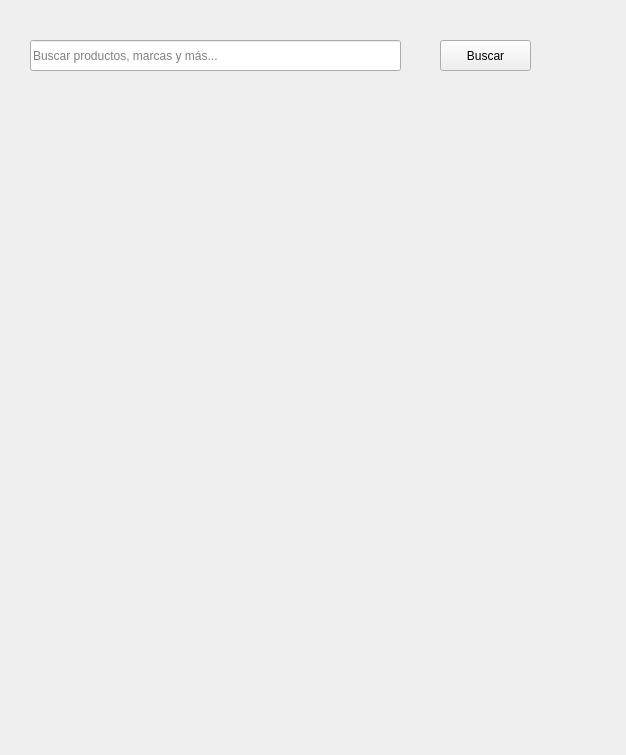
<?xml version="1.0" encoding="UTF-8"?>
<ui version="4.0">
 <class>VentanaMeli</class>
 <widget class="QWidget" name="VentanaMeli">
  <property name="geometry">
   <rect>
    <x>0</x>
    <y>0</y>
    <width>626</width>
    <height>755</height>
   </rect>
  </property>
  <property name="windowTitle">
   <string>Busqueda MercadoLibre</string>
  </property>
  <property name="windowIcon">
   <iconset>
    <normaloff>logoMeli.png</normaloff>logoMeli.png</iconset>
  </property>
  <widget class="QLineEdit" name="leBuscar">
   <property name="geometry">
    <rect>
     <x>30</x>
     <y>40</y>
     <width>371</width>
     <height>31</height>
    </rect>
   </property>
   <property name="placeholderText">
    <string>Buscar productos, marcas y más...</string>
   </property>
  </widget>
  <widget class="QPushButton" name="pbBuscar">
   <property name="geometry">
    <rect>
     <x>440</x>
     <y>40</y>
     <width>91</width>
     <height>31</height>
    </rect>
   </property>
   <property name="text">
    <string>Buscar</string>
   </property>
  </widget>
  <widget class="Producto" name="producto1" native="true">
   <property name="geometry">
    <rect>
     <x>40</x>
     <y>110</y>
     <width>211</width>
     <height>201</height>
    </rect>
   </property>
  </widget>
  <widget class="Producto" name="producto2" native="true">
   <property name="geometry">
    <rect>
     <x>350</x>
     <y>110</y>
     <width>211</width>
     <height>201</height>
    </rect>
   </property>
  </widget>
  <widget class="Producto" name="producto4" native="true">
   <property name="geometry">
    <rect>
     <x>350</x>
     <y>330</y>
     <width>211</width>
     <height>201</height>
    </rect>
   </property>
  </widget>
  <widget class="Producto" name="producto5" native="true">
   <property name="geometry">
    <rect>
     <x>40</x>
     <y>550</y>
     <width>211</width>
     <height>201</height>
    </rect>
   </property>
  </widget>
  <widget class="Producto" name="producto3" native="true">
   <property name="geometry">
    <rect>
     <x>40</x>
     <y>330</y>
     <width>211</width>
     <height>201</height>
    </rect>
   </property>
  </widget>
  <widget class="QLabel" name="cod_usuario">
   <property name="enabled">
    <bool>true</bool>
   </property>
   <property name="geometry">
    <rect>
     <x>800</x>
     <y>50</y>
     <width>151</width>
     <height>16</height>
    </rect>
   </property>
   <property name="text">
    <string>COD_USUARIO</string>
   </property>
  </widget>
 </widget>
 <customwidgets>
  <customwidget>
   <class>Producto</class>
   <extends>QWidget</extends>
   <header>producto.h</header>
   <container>1</container>
  </customwidget>
 </customwidgets>
 <tabstops>
  <tabstop>leBuscar</tabstop>
  <tabstop>pbBuscar</tabstop>
 </tabstops>
 <resources/>
 <connections/>
</ui>
